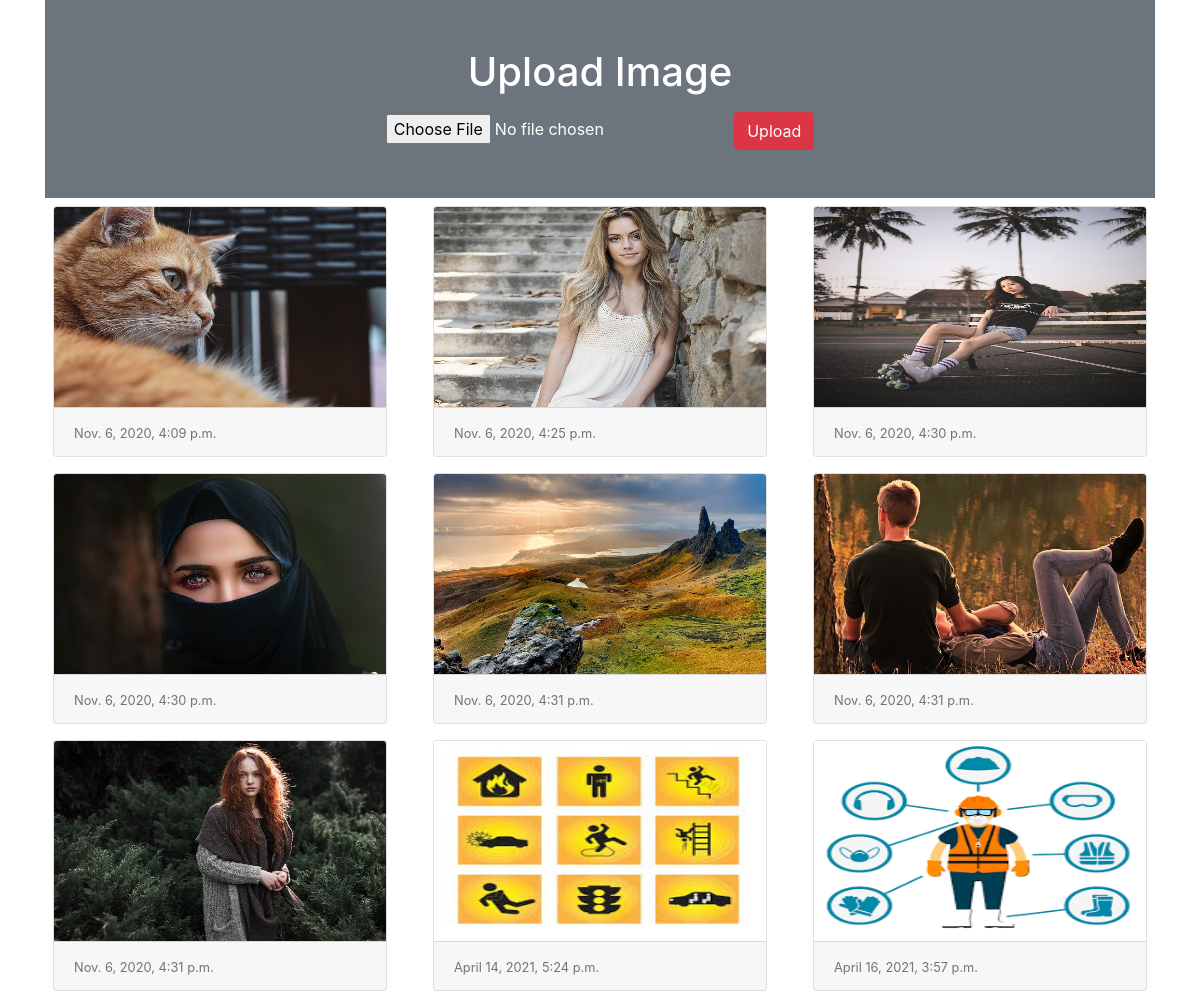
The page / on the database its author committed.
### myapp/models.py (models this page shows)
class Image(models.Model):
 photo = models.ImageField(upload_to="myimage")
 date = models.DateTimeField(auto_now_add=True)

### myapp/views.py (the view)
# urls.py: path('', views.home)
def home(request):
 if request.method == "POST":
  form = ImageForm(request.POST, request.FILES)
  if form.is_valid():
   form.save()
 form = ImageForm()
 img = Image.objects.all()
 return render(request, 'myapp/home.html', {'img':img, 'form':form})

### myapp/forms.py
class ImageForm(forms.ModelForm):
 class Meta:
  model = Image
  fields = '__all__'
  labels = {'photo':''}

### myapp/templates/myapp/home.html (shortened to what this page needs)
<!doctype html>
<html lang="en">
  <head>
    <link rel="stylesheet" href="https://cdn.jsdelivr.net/npm/bootstrap@4.5.3/dist/css/bootstrap.min.css">
  </head>
  <body>
   <div class="container">
    <div class="py-5 text-center bg-secondary text-white">
     <h1 class="mb-3">Upload Image</h1>
     <form action="" method="post" enctype="multipart/form-data">
      {{form}}
      <input type="submit" class="btn btn-danger" value="Upload">
     </form>
    </div>
    <div class="row">
     {% for x in img %}
      <div class="col-sm-4">
       <div class="card m-2">
        <img src="{{x.photo.url}}" alt="" class="card-img-top" height="200px">
        <div class="card-footer">
         <small class="text-muted">{{x.date}}</small>
        </div>
       </div>
      </div>
     {% endfor %}
    </div>
   </div>
  </body>
</html>

### rows shown on the page
Image: photo (picture), date "Nov. 6, 2020, 4:09 p.m."
Image: photo (picture), date "Nov. 6, 2020, 4:25 p.m."
Image: photo (picture), date "Nov. 6, 2020, 4:30 p.m."
Image: photo (picture), date "Nov. 6, 2020, 4:30 p.m."
Image: photo (picture), date "Nov. 6, 2020, 4:31 p.m."
Image: photo (picture), date "Nov. 6, 2020, 4:31 p.m."
Image: photo (picture), date "Nov. 6, 2020, 4:31 p.m."
Image: photo (picture), date "April 14, 2021, 5:24 p.m."
Image: photo (picture), date "April 16, 2021, 3:57 p.m."
